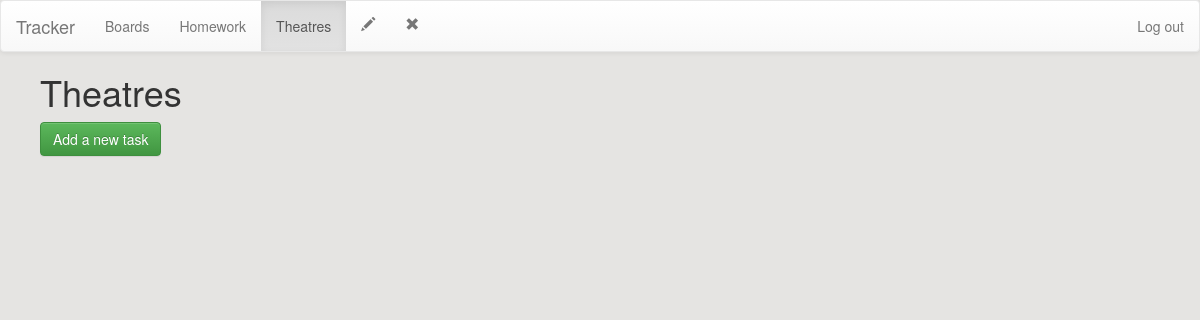
The app's page /38/lists/47/, older data.
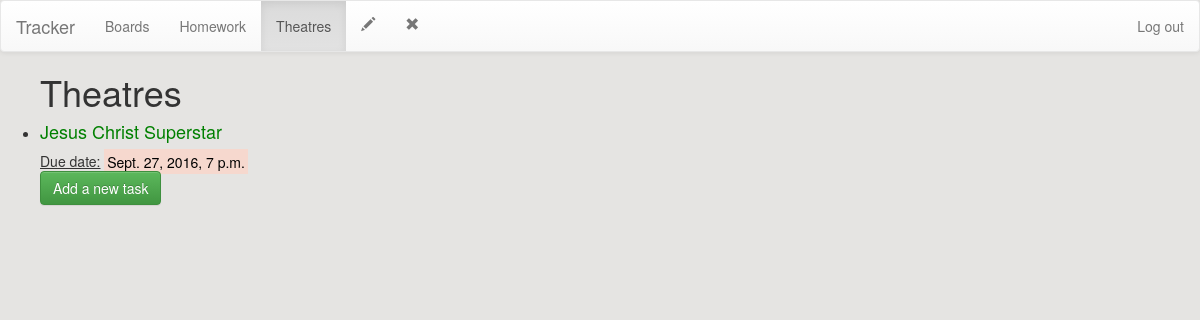
The same page, newer data.
### boards/models.py (models this page shows, shortened)
class Task(models.Model):
    task_list = models.ForeignKey(List, on_delete=models.CASCADE)
    task_text = models.CharField(max_length=200)
    pub_date = models.DateTimeField('date published')
    deadline = models.DateTimeField(default=datetime.now)

### boards/views.py (the view)
# urls.py: url(r'^(?P<board_id>[0-9]+)/lists/(?P<list_id>[0-9]+)/$', views.list_content, name='list_content'),
def list_content(request, board_id, list_id):
    list = get_object_or_404(List, pk=list_id)
    board = get_object_or_404(Board, pk=board_id)
    tasks = Task.objects.order_by('-deadline')
    return render(request, 'boards/list_content.html', {'board': board, 'list': list, 'tasks' : tasks})

### boards/templates/boards/list_content.html (shortened to what this page needs)
<body style="background:#E5E4E2">
<nav class="navbar navbar-default">
  <div class="container-fluid">
    <div class="navbar-header">
      <a class="navbar-brand" href="#">Tracker</a>
    </div>
  <ul class="nav navbar-nav">
    <li><a href="{% url 'boards:index' %}">Boards</a></li>
  </ul>
   <ul class="nav navbar-nav">
    <li><a href="{% url 'boards:board_content' board.id %}">{{ board.board_name }}</a></li>
  </ul>
   <ul class="nav navbar-nav">
    <li class="active"><a href="#">{{ list.list_name }}</a></li>
  </ul>
  <ul class="nav navbar-nav">
    <li><a href="{% url 'boards:list_edit' board.id list.id%}"><span class="glyphicon glyphicon-pencil"></span></a></li>
  </ul>
  <ul class="nav navbar-nav">
    <li><a href="{% url 'boards:list_remove' board.id list.id%}"><span class="glyphicon glyphicon-remove"></span></a></li>
  </ul>
  <ul class="nav navbar-nav navbar-right">
    <li><a href="{%url 'boards:logout' %}">Log out</a></li>
  </ul>
  </div>
</nav>
<ul><h1>{{ list.list_name }}</ul>
<link rel="stylesheet" href="//maxcdn.bootstrapcdn.com/bootstrap/3.2.0/css/bootstrap.min.css">
<link rel="stylesheet" href="//maxcdn.bootstrapcdn.com/bootstrap/3.2.0/css/bootstrap-theme.min.css">
<ul>
{% for task in list.task_set.all %}
    <li><a style=color:green href="{%url 'boards:task_content' board.id list.id task.id %}"><h4>{{ task.task_text }}</h4></a></li>
    <div class ="date"><u> Due date:</u> <mark style="background-color:#F6D8CE">{{ task.deadline}}</mark></div>
{% endfor %}
<a href="{%url 'boards:task_new' board.id list.id %}" button type="submit" class="btn btn-success">Add a new task</a>
</ul>
</body>

Row changes from the older to the newer data that the page shows:
added Task: task_text "Jesus Christ Superstar", deadline "Sept. 27, 2016, 7 p.m."
